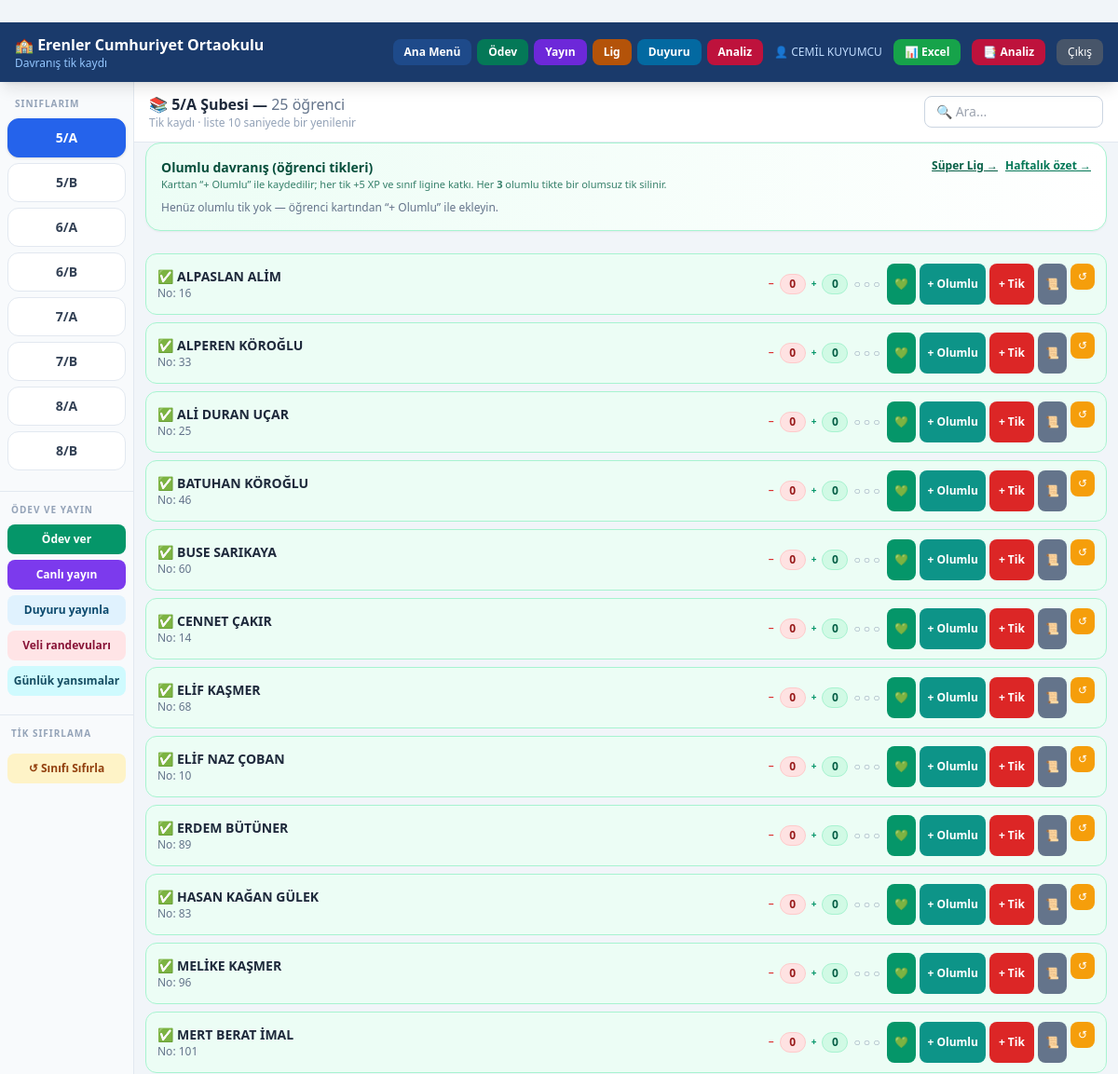
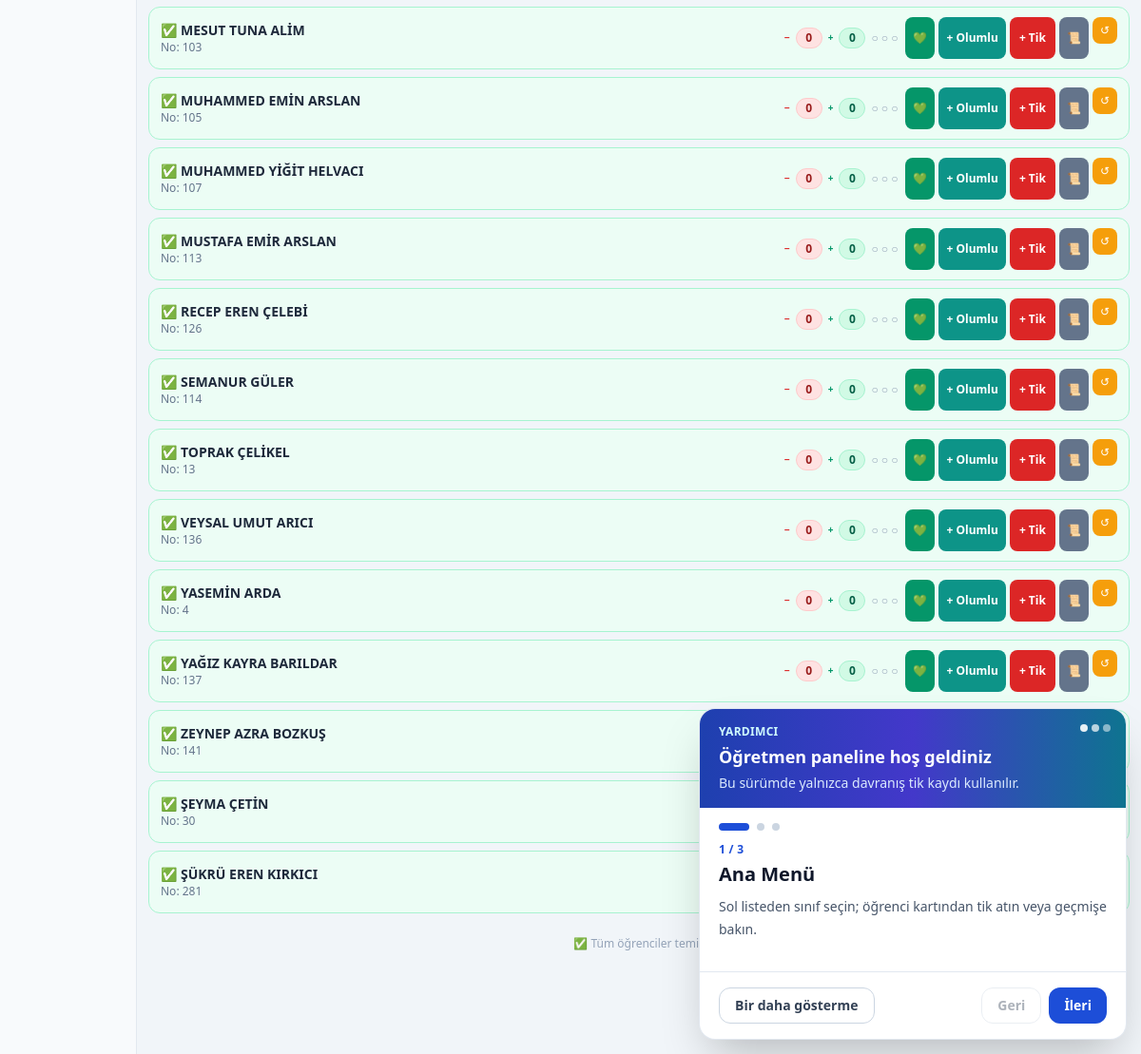
Page /dashboard (signed in) on the committed database (2 pictures, top to bottom).
### tables this page shows
CREATE TABLE siniflar (
            id        INTEGER PRIMARY KEY AUTOINCREMENT,
            sinif_adi TEXT NOT NULL UNIQUE
        );

CREATE TABLE ogrenciler (
            id        INTEGER PRIMARY KEY AUTOINCREMENT,
            ad_soyad  TEXT    NOT NULL,
            sinif_id  INTEGER NOT NULL REFERENCES siniflar(id),
            ogr_no    INTEGER NOT NULL
        );

### web_app.py (the view, shortened to what this page needs)
@app.route("/dashboard")
@giris_zorunlu
def dashboard():
    ogretmen_id  = session["ogretmen_id"]
    ogretmen_adi = session.get("ogretmen_adi", "")
    siniflar     = ogretmen_siniflari(ogretmen_id)
    try:
        aktif_id = int(request.args.get("sinif", siniflar[0]["id"]))
    except (TypeError, ValueError):
        aktif_id = siniflar[0]["id"]
    aktif      = next((s for s in siniflar if s["id"] == aktif_id), siniflar[0])
    ogrenciler = _ogrencilere_durum_ekle(sinif_ogrencileri(aktif["id"]))
    yetkili = True
    bugunki_muf = bugun_mufettis()
    bek_talepler = bekleyen_ogrenci_talepleri()
    popup_ogrenciler = []
    if yetkili and not bugunki_muf:
        from database import _conn as _db
        _con = _db()
        _siniflar = [dict(r) for r in _con.execute(
            "SELECT id, sinif_adi FROM siniflar ORDER BY sinif_adi"
        ).fetchall()]
        _con.close()
        for s in _siniflar:
            olist = sinif_ogrencileri(s["id"])
            for o in olist:
                popup_ogrenciler.append({
                    "id": o["id"],
                    "ad_soyad": o["ad_soyad"],
                    "sinif_adi": s["sinif_adi"],
                    "sinif_id": s["id"],
                })
    olumlu_satirlari = sinif_olumlu_gecmis(aktif["id"])
    ids_ogr = [o["id"] for o in ogrenciler]
    olumlu_h = ogrenci_olumlu_tik_sayilari(ids_ogr)
    roz_harita = ogrenci_rozetleri_yayin_map(ids_ogr, limit=6)
    for o in ogrenciler:
        o["rozetler"] = roz_harita.get(o["id"], [])
        o["olumlu_tik"] = olumlu_h.get(o["id"], 0)
    return render_template("dashboard.html",
                           siniflar=siniflar, aktif=aktif,
                           ogrenciler=ogrenciler,
                           kriterler=KRITERLER,
                           olumlu_kriterler=OLUMLU_KRITERLER,
                           olumlu_satirlari=olumlu_satirlari,
                           yetkili_popup=yetkili,
                           bugunki_mufettis=bugunki_muf,
                           bekleyen_talepler=bek_talepler,
                           tum_sinif_ogrencileri_popup=popup_ogrenciler,
                           toplu_sifirlamaya_izin=_toplu_sifirlamaya_izinli_mi(ogretmen_id))

### templates/dashboard.html (shortened to what this page needs)
﻿{% extends "base.html" %}
{% block body %}
<div class="flex min-h-[calc(100vh-56px)]">
  <aside id="sidebar"
         class="w-36 bg-slate-50 border-r border-slate-200 flex-shrink-0
                overflow-y-auto
                fixed lg:static inset-y-0 left-0 top-14 z-30
                -translate-x-full lg:translate-x-0 transition-transform duration-200">
    <div class="px-2 pt-4 pb-2">
      <p class="text-[10px] font-bold text-slate-400 tracking-widest px-2 mb-2">
        SINIFLARIM
      </p>
      {% for s in siniflar %}
      <a href="{{ url_for('dashboard', sinif=s.id) }}"
         class="block w-full text-center font-bold text-sm py-2.5 mb-1.5 rounded-xl
                border transition
                {% if aktif and s.id == aktif.id %}
                  bg-blue-600 text-white border-blue-600 shadow
                {% else %}
                  bg-white text-slate-700 border-slate-200 hover:bg-blue-50
                {% endif %}"
         onclick="closeSidebar()">
        {{ s.sinif_adi }}
      </a>
      {% endfor %}
    </div>
    {% if aktif %}
    <div class="px-2 pb-3 mt-2 border-t border-slate-200 pt-3 space-y-1.5">
      <p class="text-[10px] font-bold text-slate-400 tracking-widest px-1 mb-2">
        ÖDEV VE YAYIN
      </p>
      <a href="{{ url_for('yoklama', sinif=aktif.id) }}"
         class="block w-full text-center text-xs font-bold py-2 rounded-lg
                bg-emerald-600 text-white hover:bg-emerald-700 transition">
        Ödev ver
      </a>
      <a href="{{ url_for('yayin') }}"
         class="block w-full text-center text-xs font-bold py-2 rounded-lg
                bg-violet-600 text-white hover:bg-violet-700 transition">
        Canlı yayın
      </a>
      <a href="{{ url_for('bilgilendirme_yonetimi') }}"
         class="block w-full text-center text-xs font-semibold py-2 rounded-lg
                bg-sky-100 text-sky-900 hover:bg-sky-200 transition">
        Duyuru yayınla
      </a>
      <a href="{{ url_for('ogretmen_randevular') }}"
         class="block w-full text-center text-xs font-bold py-2 rounded-lg bg-rose-100 text-rose-900 hover:bg-rose-200 transition">
        Veli randevuları
      </a>
      <a href="{{ url_for('ogretmen_yansimalar') }}"
         class="block w-full text-center text-xs font-bold py-2 rounded-lg bg-cyan-100 text-cyan-900 hover:bg-cyan-200 transition">
        Günlük yansımalar
      </a>
    </div>
    <div class="px-2 pb-4 mt-2 border-t border-slate-200 pt-3 space-y-1.5">
      <p class="text-[10px] font-bold text-slate-400 tracking-widest px-1 mb-2">
        TİK SIFIRLAMA
      </p>
      <button onclick="sifirlaModalAc('sinif', {{ aktif.id }})"
              class="w-full text-xs font-semibold py-2 rounded-lg
                     bg-amber-100 text-amber-800 hover:bg-amber-200 transition">
        ↺ Sınıfı Sıfırla
      </button>
    </div>
    {% endif %}
  </aside>
  <main class="flex-1 min-w-0 bg-slate-100 lg:ml-0">
    {% if aktif %}
    <div class="sticky top-0 bg-white border-b border-slate-200 z-10 px-3 sm:px-4 py-3
                flex flex-col sm:flex-row sm:flex-wrap sm:items-center gap-2">
      <div class="w-full sm:flex-1 min-w-0">
        <h2 class="font-bold text-slate-800 text-sm sm:text-base break-words">
          📚 {{ aktif.sinif_adi }} Şubesi —
          <span class="font-normal text-slate-500">{{ ogrenciler|length }} öğrenci</span>
        </h2>
        <p class="text-xs text-slate-400" id="guncelleme-info">
          Tik kaydı · liste 10 saniyede bir yenilenir
        </p>
      </div>
      <input type="text" id="ara" placeholder="🔍 Ara..."
             oninput="filtrele()"
             class="border border-slate-300 rounded-lg px-3 py-1.5 text-sm
                    w-full sm:w-48 focus:outline-none focus:ring-2 focus:ring-blue-400">
    </div>
    {% if aktif %}
    <div class="mx-3 mb-3 rounded-2xl border border-emerald-200 bg-gradient-to-r from-emerald-50 to-white p-4 shadow-sm">
      <div class="flex flex-wrap items-start justify-between gap-2 mb-2">
        <div>
          <h3 class="text-sm font-black text-emerald-900">Olumlu davranış (öğrenci tikleri)</h3>
          <p class="text-[11px] text-emerald-800/80">Karttan “+ Olumlu” ile kaydedilir; her tik +5 XP ve sınıf ligine katkı. Her <strong>3</strong> olumlu tikte bir olumsuz tik silinir.</p>
        </div>
        <div class="flex gap-2">
          <a href="{{ url_for('lig') }}" class="text-xs font-bold text-emerald-800 underline">Süper Lig →</a>
          <a href="{{ url_for('rapor_haftalik', sinif_id=aktif.id) }}" class="text-xs font-bold text-emerald-700 underline">Haftalık özet →</a>
        </div>
      </div>
      {% if olumlu_satirlari %}
      <ul class="text-xs text-slate-700 space-y-1 max-h-24 overflow-y-auto border-t border-emerald-100 pt-2">
        {% for r in olumlu_satirlari[:8] %}
        <li class="flex justify-between gap-2">
          <span>{% if r.ogrenci %}<span class="font-semibold text-emerald-900">{{ r.ogrenci }}</span> · {% endif %}{{ r.kriter }}</span>
          <span class="text-slate-400 shrink-0">{{ r.tarih[:16] }}</span>
        </li>
        {% endfor %}
      </ul>
      {% else %}
      <p class="text-xs text-slate-500">Henüz olumlu tik yok — öğrenci kartından “+ Olumlu” ile ekleyin.</p>
      {% endif %}
    </div>
    {% endif %}
    <div id="ogrenci-listesi" class="p-3 space-y-2">
      {% for o in ogrenciler %}
      {{ ogrenci_karti(o, aktif.id) }}
      {% endfor %}
    </div>
    <div class="text-center text-xs text-slate-400 py-3" id="durum-bar">
      {% set uyari_c = ogrenciler | selectattr('tik_sayisi', 'ge', 3) | list | length %}
      {% if uyari_c > 0 %}
        ⚠️ {{ uyari_c }} öğrenci idari işlem gerektirir
      {% else %}
        ✅ Tüm öğrenciler temiz
      {% endif %}
    </div>
    {% else %}
    <div class="flex items-center justify-center h-full text-slate-400 text-sm">
      Sol menüden bir sınıf seçin.
    </div>
    {% endif %}
  </main>
</div>
{% endblock %}
{% macro ogrenci_karti(o, sinif_id) %}
{% set durum_cls = {
  'temiz':   'bg-emerald-50  border-emerald-200',
  'uyari':   'bg-amber-50    border-amber-300',
  'tehlike': 'bg-red-50      border-red-300 pulse-red',
} %}
<div class="ogrenci-kart flex flex-wrap sm:flex-nowrap items-center gap-2 rounded-xl border px-3 py-2.5
            slide-in {{ durum_cls[o.durum] }}"
     data-ad="{{ o.ad_soyad }}" data-id="{{ o.id }}" data-sinif="{{ sinif_id }}">
  <div class="flex-1 min-w-0">
    <div class="font-bold text-slate-800 text-sm break-words flex flex-wrap items-center gap-x-1 gap-y-0.5">
      <button type="button" class="text-left hover:underline"
              onclick="ogrenciOzetAc({{ o.id }})"
              title="Öğrenci özeti">
        <span class="mr-1">{{ o.emoji }}</span>{{ o.ad_soyad }}
      </button>
    </div>
    <div class="text-xs text-slate-500">No: {{ o.ogr_no }}</div>
  </div>
  <div class="flex items-center gap-1.5 flex-shrink-0" title="Kırmızı: olumsuz (disiplin) · Yeşil: olumlu davranış">
    <span class="text-[10px] font-black text-red-600 hidden sm:inline">−</span>
    <span class="bg-red-100 text-red-800 text-xs font-bold px-2 py-0.5 rounded-full
                 min-w-[28px] text-center border border-red-200">
      {{ o.tik_sayisi }}
    </span>
    <span class="text-[10px] font-black text-emerald-600 hidden sm:inline">+</span>
    <span class="bg-emerald-100 text-emerald-800 text-xs font-bold px-2 py-0.5 rounded-full
                 min-w-[28px] text-center border border-emerald-200">
      {{ o.olumlu_tik|default(0) }}
    </span>
    <span class="text-xs hidden md:block text-slate-400">
      {% for i in range(3) %}
        {% if i < o.tik_sayisi %}
          <span class="{{ 'text-red-500' if o.tik_sayisi >= 3 else 'text-amber-500' }}">●</span>
        {% else %}○{% endif %}
      {% endfor %}
    </span>
  </div>
  <div class="flex gap-1 flex-shrink-0 ml-auto flex-wrap justify-end">
    <button type="button" title="Pozitif rozet"
            onclick="pozitifRozet({{ o.id }})"
            class="bg-emerald-600 hover:bg-emerald-700 text-white text-xs font-bold px-2 py-1.5 rounded-lg transition">
      💚
    </button>
    <button onclick="olumluModalAc({{ o.id }}, '{{ o.ad_soyad|e }}', {{ sinif_id }})"
            class="bg-teal-600 hover:bg-teal-700 text-white text-xs font-bold px-2 py-1.5 rounded-lg transition whitespace-nowrap">
      + Olumlu
    </button>
    <button onclick="tikModalAc({{ o.id }}, '{{ o.ad_soyad|e }}', {{ sinif_id }})"
            class="bg-red-600 hover:bg-red-700 active:bg-red-800
                   text-white text-xs font-bold px-2.5 py-1.5 rounded-lg
                   transition whitespace-nowrap">
      + Tik
    </button>
    <button onclick="gecmisGoster({{ o.id }}, '{{ o.ad_soyad|e }}')"
            class="bg-slate-500 hover:bg-slate-600 text-white
                   text-xs px-2 py-1.5 rounded-lg transition">
      📜
    </button>
    <form action="{{ url_for('sifirla_ogrenci', ogrenci_id=o.id) }}"
          method="POST" class="inline"
          onsubmit="return confirm('{{ o.ad_soyad }} için sizin verdiğiniz olumlu ve olumsuz tikler silinsin mi?')">
      <button type="submit"
              class="bg-amber-500 hover:bg-amber-600 text-white
                     text-xs px-2 py-1.5 rounded-lg transition">
        ↺
      </button>
    </form>
  </div>
</div>
{% endmacro %}

### rows in the picture
siniflar: sinif_adi "5/A"
siniflar: sinif_adi "5/B"
siniflar: sinif_adi "6/A"
siniflar: sinif_adi "6/B"
siniflar: sinif_adi "7/A"
siniflar: sinif_adi "7/B"
siniflar: sinif_adi "8/A"
siniflar: sinif_adi "8/B"
ogrenciler: emoji "✅", ad_soyad "ALPASLAN ALİM", ogr_no "16", tik_sayisi "0", olumlu_tik "0"
ogrenciler: emoji "✅", ad_soyad "ALPEREN KÖROĞLU", ogr_no "33", tik_sayisi "0", olumlu_tik "0"
ogrenciler: emoji "✅", ad_soyad "ALİ DURAN UÇAR", ogr_no "25", tik_sayisi "0", olumlu_tik "0"
ogrenciler: emoji "✅", ad_soyad "BATUHAN KÖROĞLU", ogr_no "46", tik_sayisi "0", olumlu_tik "0"
ogrenciler: emoji "✅", ad_soyad "BUSE SARIKAYA", ogr_no "60", tik_sayisi "0", olumlu_tik "0"
ogrenciler: emoji "✅", ad_soyad "CENNET ÇAKIR", ogr_no "14", tik_sayisi "0", olumlu_tik "0"
ogrenciler: emoji "✅", ad_soyad "ELİF KAŞMER", ogr_no "68", tik_sayisi "0", olumlu_tik "0"
ogrenciler: emoji "✅", ad_soyad "ELİF NAZ ÇOBAN", ogr_no "10", tik_sayisi "0", olumlu_tik "0"
ogrenciler: emoji "✅", ad_soyad "ERDEM BÜTÜNER", ogr_no "89", tik_sayisi "0", olumlu_tik "0"
ogrenciler: emoji "✅", ad_soyad "HASAN KAĞAN GÜLEK", ogr_no "83", tik_sayisi "0", olumlu_tik "0"
ogrenciler: emoji "✅", ad_soyad "MELİKE KAŞMER", ogr_no "96", tik_sayisi "0", olumlu_tik "0"
ogrenciler: emoji "✅", ad_soyad "MERT BERAT İMAL", ogr_no "101", tik_sayisi "0", olumlu_tik "0"
ogrenciler: emoji "✅", ad_soyad "MESUT TUNA ALİM", ogr_no "103", tik_sayisi "0", olumlu_tik "0"
ogrenciler: emoji "✅", ad_soyad "MUHAMMED EMİN ARSLAN", ogr_no "105", tik_sayisi "0", olumlu_tik "0"
ogrenciler: emoji "✅", ad_soyad "MUHAMMED YİĞİT HELVACI", ogr_no "107", tik_sayisi "0", olumlu_tik "0"
ogrenciler: emoji "✅", ad_soyad "MUSTAFA EMİR ARSLAN", ogr_no "113", tik_sayisi "0", olumlu_tik "0"
ogrenciler: emoji "✅", ad_soyad "RECEP EREN ÇELEBİ", ogr_no "126", tik_sayisi "0", olumlu_tik "0"
ogrenciler: emoji "✅", ad_soyad "SEMANUR GÜLER", ogr_no "114", tik_sayisi "0", olumlu_tik "0"
ogrenciler: emoji "✅", ad_soyad "TOPRAK ÇELİKEL", ogr_no "13", tik_sayisi "0", olumlu_tik "0"
ogrenciler: emoji "✅", ad_soyad "VEYSAL UMUT ARICI", ogr_no "136", tik_sayisi "0", olumlu_tik "0"
ogrenciler: emoji "✅", ad_soyad "YASEMİN ARDA", ogr_no "4", tik_sayisi "0", olumlu_tik "0"
ogrenciler: emoji "✅", ad_soyad "YAĞIZ KAYRA BARILDAR", ogr_no "137", tik_sayisi "0", olumlu_tik "0"
ogrenciler: emoji "✅", ad_soyad "ZEYNEP AZRA BOZKUŞ", ogr_no "141"
ogrenciler: emoji "✅", ad_soyad "ŞEYMA ÇETİN", ogr_no "30"
ogrenciler: emoji "✅", ad_soyad "ŞÜKRÜ EREN KIRKICI", ogr_no "281"

### other values in the picture
{{ session.ogretmen_adi }} "CEMİL KUYUMCU"
{{ ogrenciler|length }} "25"
{{ tanitim.baslik }} "Öğretmen paneline hoş geldiniz"
{{ tanitim.alt }} "Bu sürümde yalnızca davranış tik kaydı kullanılır."
